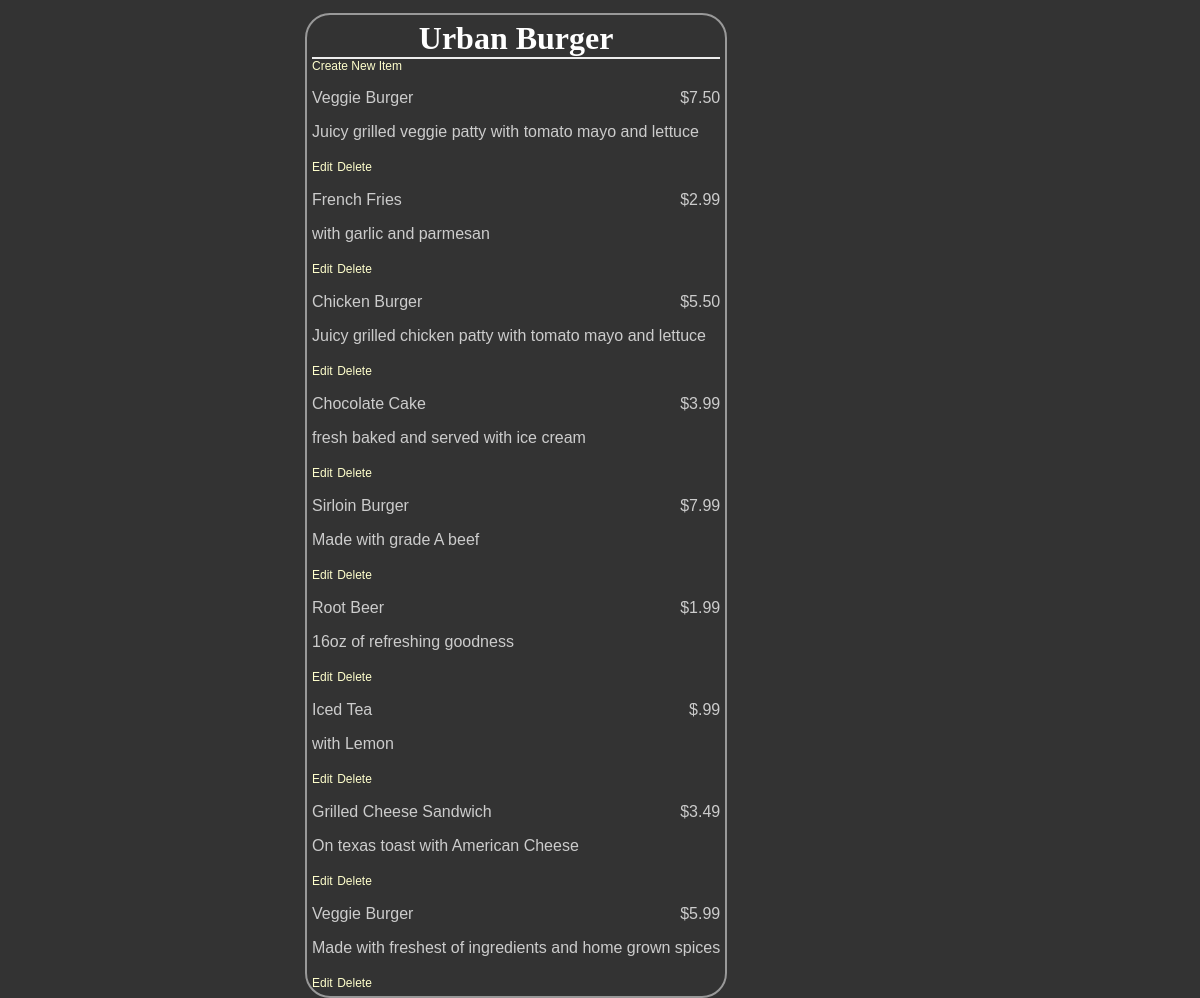
The app's page /restaurants/1/menu, older data.
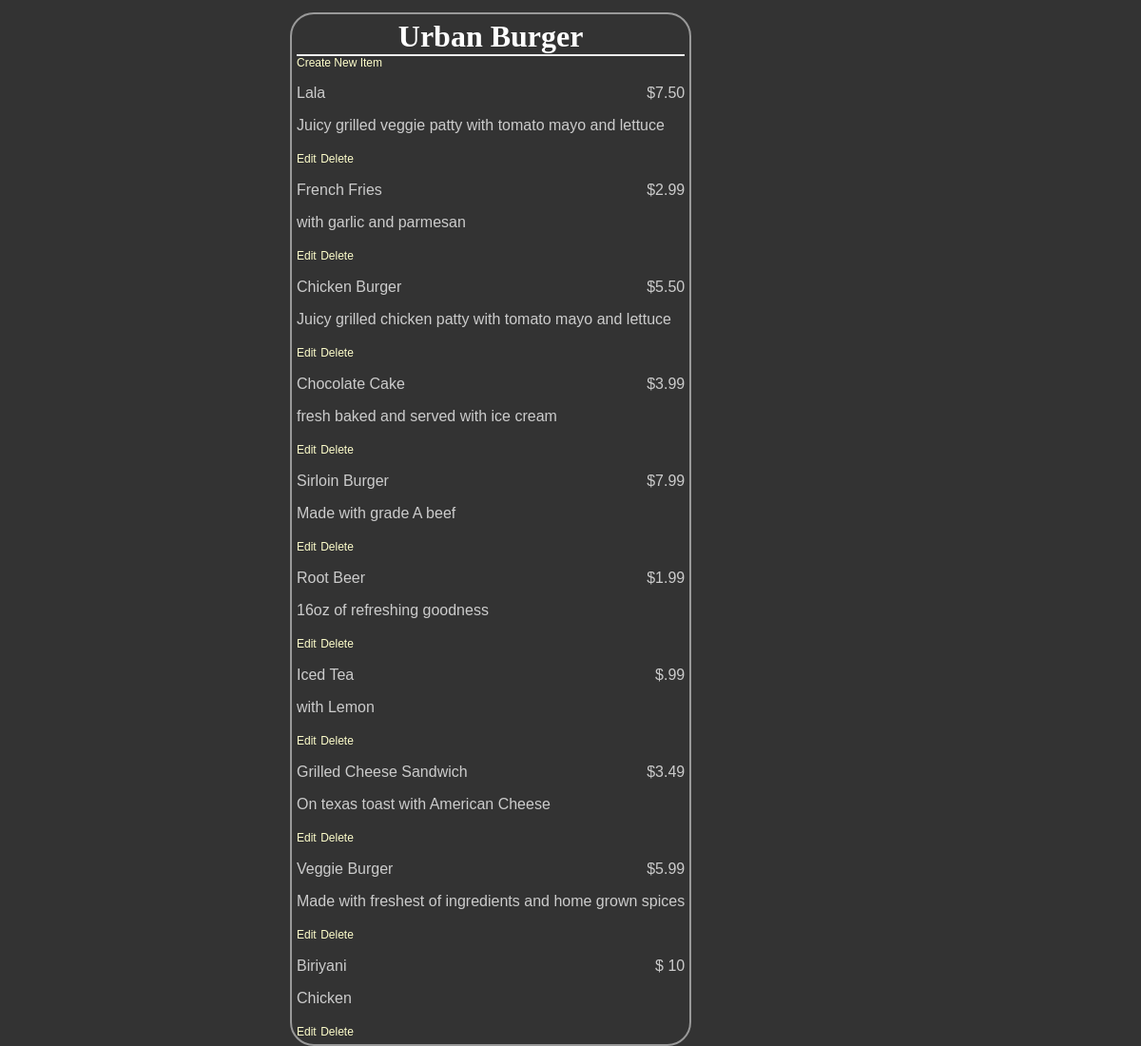
The same page, newer data.
### database_setup.py (models this page shows, shortened)
class Restaurant(Base):
    __tablename__ = 'restaurant'
    id = Column(Integer, primary_key=True)
    name = Column(String(250), nullable=False)

class MenuItem(Base):
    __tablename__ = 'menu_item'
    name =Column(String(80), nullable = False)
    id = Column(Integer, primary_key = True)
    description = Column(String(250))
    price = Column(String(8))
    course = Column(String(250))
    restaurant_id = Column(Integer,ForeignKey('restaurant.id'))
    restaurant = relationship(Restaurant)

### project.py (the view)
@app.route('/')
@app.route('/restaurants/<int:restaurant_id>/menu')
def restaurantMenu(restaurant_id):
    session = DBSession()
    restaurant = session.query(Restaurant).filter_by(id=restaurant_id).one()
    items = session.query(MenuItem).filter_by(restaurant_id=restaurant_id)
    return render_template('menu.html', restaurant=restaurant, items=items, restaurant_id=restaurant_id)

### templates/menu.html (shortened to what this page needs)
<html>
<head>
	<link rel=stylesheet type=text/css href="{{ url_for('static', filename='styles.css') }}">
	</head>
	<body>
	<div class = 'pane'>
		<div class = 'header'>
		<h1>{{ restaurant.name }}</h1>
	</div>
	<a href = '{{url_for('newMenuItem', restaurant_id = restaurant.id) }}'>Create New Item</a>
		{% for i in items %}
    <div class = 'nameAndPrice'>
		<span class = 'name'><p>{{i.name}}</p></span>
		<span class = 'price'>
		<p>{{i.price}} </p>
	</span>
	</div>
	<div class = 'description'>
		<p>{{i.description}}</p>
	</div>
	<div class = "editdeletepane">
	<a href='{{url_for('editMenuItem',restaurant_id = restaurant.id, menu_id=i.id)}}' >Edit</a>
	<a href='{{url_for('deleteMenuItem', restaurant_id = restaurant.id, menu_id=i.id)}}' >
	Delete</a>
	</div>
		{% endfor %}
</div>
	</body>
</html>

### static/styles.css (style rules this page uses)
body { font-family: sans-serif; background-color: #333333 }
h1, h2, h3, h4 { color: #ffffff; }
h1, h2 { font-family: 'georgia', serif; margin: 0; }
h1 { border-bottom: 2px solid #eee; }
p, dd, dt { color: #cccccc; }
a { text-decoration: none; color: #ffffcc; font-size: .75em; }
.pane { position: absolute; left: 25%; border: 2px solid; border-radius: 25px; padding: 5px; margin: 5px; border-color: #999999; background-color: #333333 }
.header { left: 50%; text-align: center; }
.name { width: 50%; display: inline-block; float: left; }
.price { text-align: right; width: 50%; float: right; }

Row changes from the older to the newer data that the page shows:
changed MenuItem "Juicy grilled veggie patty with tomato mayo and lettuce": name "Veggie Burger" → "Lala"
added MenuItem: name "Biriyani", price "$ 10", description "Chicken"
